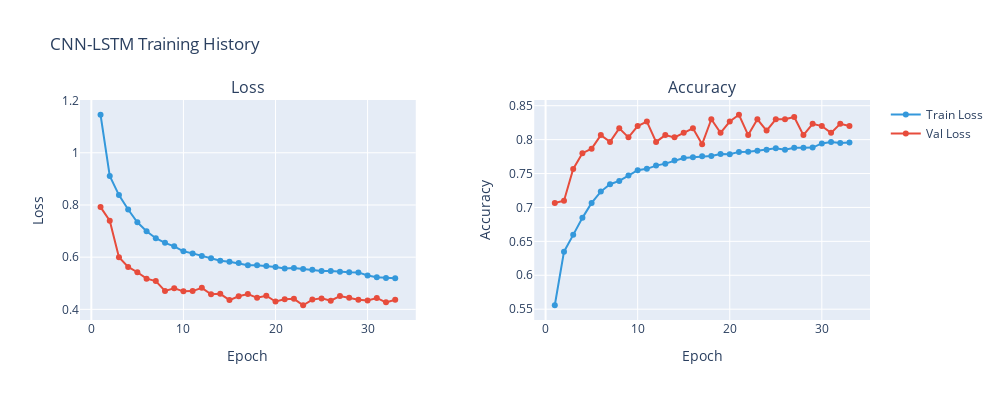

The code cell stored with this chart in its notebook:
### Code cell
# Visualiser l'historique d'entraînement
fig = plot_training_history(cnn_lstm_history, title="CNN-LSTM Training History")
fig.show()

### Figure 1 — Plotly figure (JSON) as saved in the notebook; plotly's stock layout.template omitted (floating-point values rounded to 4 significant figures)
{"data": [{"line": {"color": "#3498db"}, "mode": "lines+markers", "name": "Train Loss", "type": "scatter", "x": [1, 2, 3, 4, 5, 6, 7, 8, 9, 10, 11, 12, 13, 14, 15, 16, 17, 18, 19, 20, 21, 22, 23, 24, 25, 26, 27, 28, 29, 30, 31, 32, 33], "xaxis": "x", "y": [1.146, 0.9114, 0.8379, 0.7827, 0.7339, 0.6993, 0.6727, 0.6549, 0.6415, 0.6223, 0.6145, 0.6042, 0.5961, 0.5859, 0.5824, 0.5772, 0.5694, 0.5691, 0.5662, 0.5624, 0.5565, 0.5583, 0.5548, 0.5513, 0.5467, 0.5471, 0.544, 0.5421, 0.5415, 0.5295, 0.5227, 0.5205, 0.5191], "yaxis": "y"}, {"line": {"color": "#e74c3c"}, "mode": "lines+markers", "name": "Val Loss", "type": "scatter", "x": [1, 2, 3, 4, 5, 6, 7, 8, 9, 10, 11, 12, 13, 14, 15, 16, 17, 18, 19, 20, 21, 22, 23, 24, 25, 26, 27, 28, 29, 30, 31, 32, 33], "xaxis": "x", "y": [0.7918, 0.7394, 0.5997, 0.5628, 0.5422, 0.5177, 0.5083, 0.4705, 0.4807, 0.4691, 0.47, 0.4825, 0.4576, 0.4594, 0.4354, 0.4502, 0.4587, 0.4442, 0.4521, 0.43, 0.4385, 0.4404, 0.4158, 0.4373, 0.4421, 0.4332, 0.4509, 0.4441, 0.437, 0.4337, 0.4437, 0.4268, 0.4369], "yaxis": "y"}, {"line": {"color": "#3498db"}, "mode": "lines+markers", "name": "Train Acc", "showlegend": false, "type": "scatter", "x": [1, 2, 3, 4, 5, 6, 7, 8, 9, 10, 11, 12, 13, 14, 15, 16, 17, 18, 19, 20, 21, 22, 23, 24, 25, 26, 27, 28, 29, 30, 31, 32, 33], "xaxis": "x2", "y": [0.5558, 0.6348, 0.6596, 0.6847, 0.7067, 0.7234, 0.7343, 0.7391, 0.7469, 0.7549, 0.7569, 0.7617, 0.7646, 0.7692, 0.773, 0.7742, 0.7755, 0.7758, 0.7788, 0.7785, 0.7819, 0.7821, 0.7834, 0.785, 0.7871, 0.7852, 0.7882, 0.7879, 0.7882, 0.7944, 0.7964, 0.795, 0.7957], "yaxis": "y2"}, {"line": {"color": "#e74c3c"}, "mode": "lines+markers", "name": "Val Acc", "showlegend": false, "type": "scatter", "x": [1, 2, 3, 4, 5, 6, 7, 8, 9, 10, 11, 12, 13, 14, 15, 16, 17, 18, 19, 20, 21, 22, 23, 24, 25, 26, 27, 28, 29, 30, 31, 32, 33], "xaxis": "x2", "y": [0.7067, 0.71, 0.7567, 0.78, 0.7867, 0.8067, 0.7967, 0.8167, 0.8033, 0.82, 0.8267, 0.7967, 0.8067, 0.8033, 0.81, 0.8167, 0.7933, 0.83, 0.81, 0.8267, 0.8367, 0.8067, 0.83, 0.8133, 0.83, 0.83, 0.8333, 0.8067, 0.8233, 0.82, 0.81, 0.8233, 0.82], "yaxis": "y2"}], "layout": {"annotations": [{"font": {"size": 16}, "showarrow": false, "text": "Loss", "x": 0.2125, "xanchor": "center", "xref": "paper", "y": 1, "yanchor": "bottom", "yref": "paper"}, {"font": {"size": 16}, "showarrow": false, "text": "Accuracy", "x": 0.7875, "xanchor": "center", "xref": "paper", "y": 1, "yanchor": "bottom", "yref": "paper"}], "height": 400, "showlegend": true, "title": {"text": "CNN-LSTM Training History"}, "width": 1000, "xaxis": {"anchor": "y", "domain": [0, 0.425], "title": {"text": "Epoch"}}, "xaxis2": {"anchor": "y2", "domain": [0.575, 1], "title": {"text": "Epoch"}}, "yaxis": {"anchor": "x", "domain": [0, 1], "title": {"text": "Loss"}}, "yaxis2": {"anchor": "x2", "domain": [0, 1], "title": {"text": "Accuracy"}}}}
